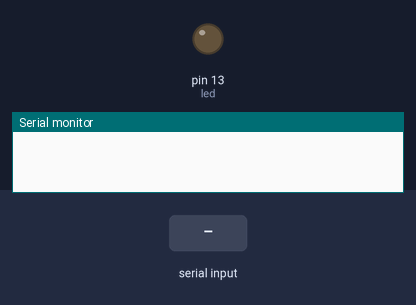
A sketch run on a simulated Arduino Uno, built with avr-gcc and run on an emulated ATmega328P. On the bench: output pins drawn as LEDs (lit = HIGH), the last lines printed to the serial monitor. The inputs (shaded band) are chosen by the test bench.

Above: at 1.2 s.
1.3 s: "O" received over Serial
At 2.3 s:
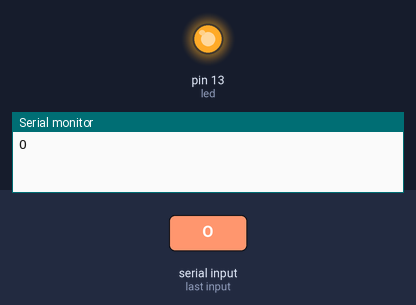
2.8 s: "N" received over Serial
At 3.5 s:
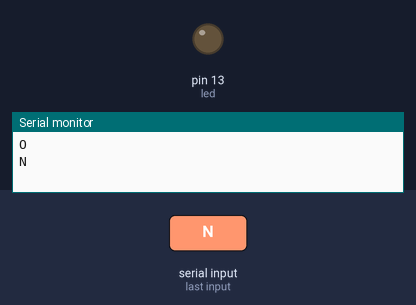
Timing chart, 0 to 5.8 s (numbered marks = the images above; inputs shaded):
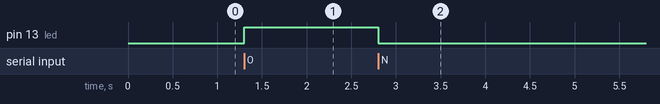

Measured:
- after the input at 1.3 s, pin 13 (led): LOW → HIGH at once
- after the input at 2.8 s, pin 13 (led): HIGH → LOW at once

The sketch:

uno_check.ino
```cpp
int led=13;
char a;
void setup() {
  // put your setup code here, to run once:
  Serial.begin(9600);
  pinMode(led,OUTPUT);
}

void loop() {
  // put your main code here, to run repeatedly:
  if(Serial.available()){

      a=Serial.read();

    Serial.println(a);
    if(a=='O'){
      digitalWrite(led,HIGH);
    }else if(a=='N'){
      digitalWrite(led,LOW);
    }else{

    }
    a="";
  }
}
```
